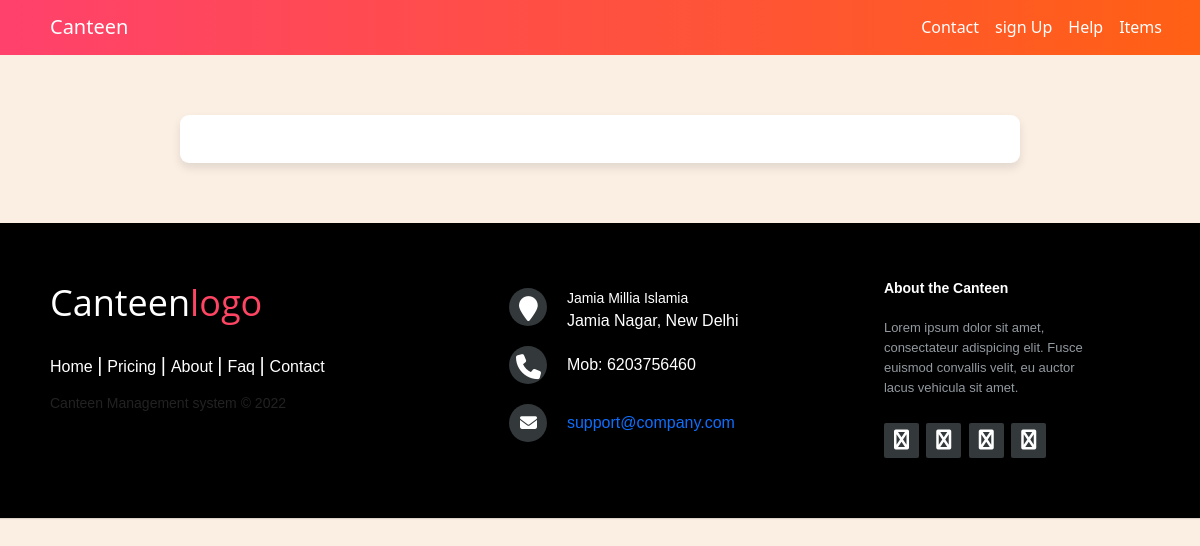
/canteen_order.php, run on an earlier commit of the app's database.
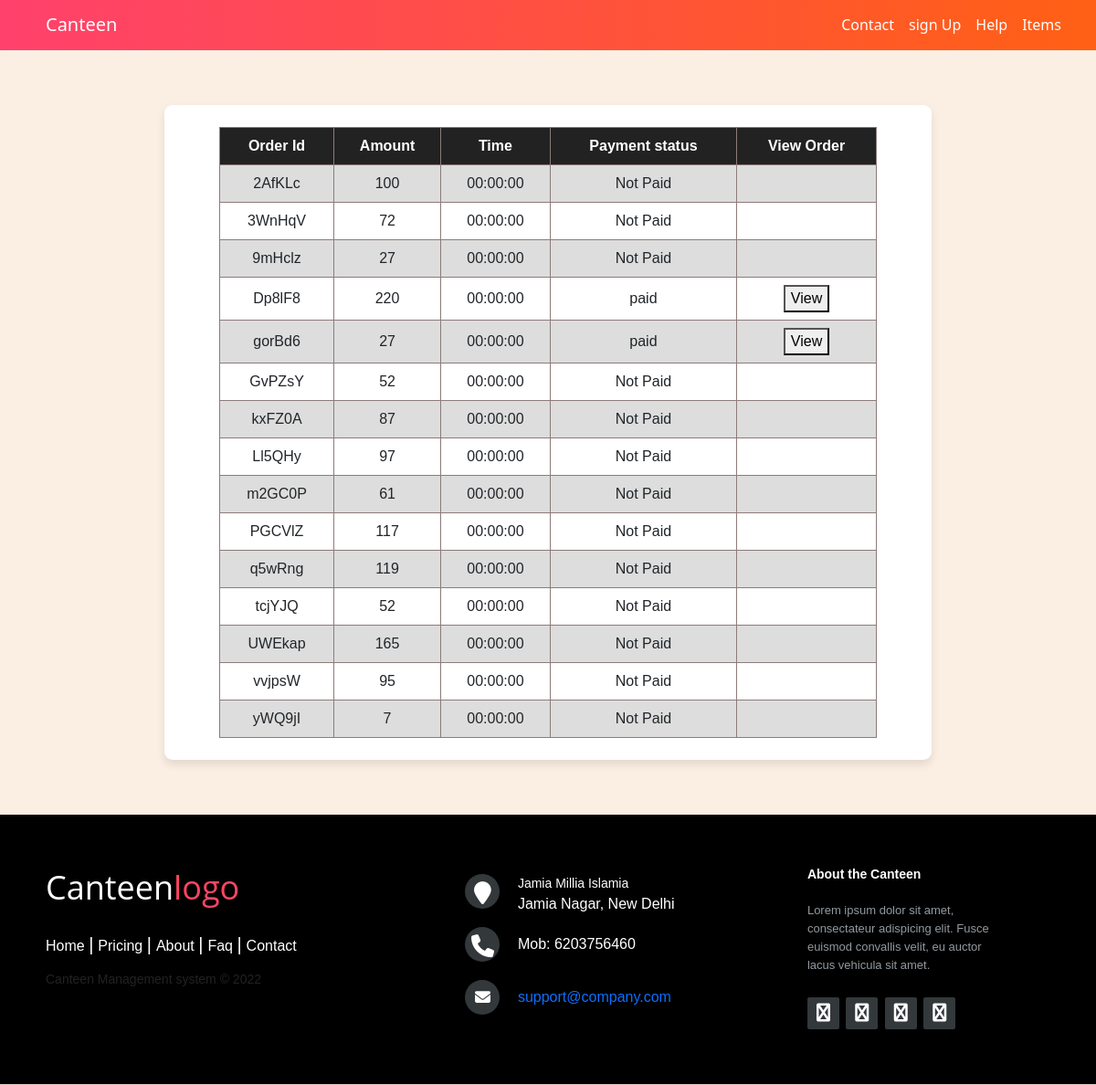
And on a later commit of the database.
### canteen_order.php (the view, shortened to what this page needs)
<?php
function get(){
    @include 'config.php';
    $sql = "SELECT `order_id`,`time`,`amount`,`paid`  FROM `order-list` where status = true ";
$result = $db->query($sql);
return $result;
}
?>
<!DOCTYPE html>
<html lang="en">
<head>
    <link href="https://cdn.jsdelivr.net/npm/bootstrap@5.2.0-beta1/dist/css/bootstrap.min.css" rel="stylesheet"
 />
    <link rel="stylesheet" href="https://cdnjs.cloudflare.com/ajax/libs/font-awesome/4.7.0/css/font-awesome.min.css">
    <link rel="stylesheet" href="footer.css">
    <link rel="stylesheet" href="navbar.css">
    <link rel="stylesheet" href="canteen_page.css">
    <link rel="stylesheet" href="https://cdnjs.cloudflare.com/ajax/libs/font-awesome/6.1.1/css/all.min.css"
 />
</head>
<body>
    <nav class="navbar navbar-expand-lg navbar-dark">
        <a class="navbar-brand pageName" href="index.html">Canteen</a>
        <div class="collapse navbar-collapse" id="navbarTogglerDemo01">
            <ul class="navbar-nav ms-auto">
                <li class="nav-item">
                    <a class="nav-link" href="#footer">Contact</a>
                </li>
                <li class="nav-item">
                    <a class="nav-link" id="signup" href="#signup" value="signup">sign Up</a>
                </li>
                <li class="nav-item">
                    <a class="nav-link" href="help.html">Help</a>
                </li>
                <li class="nav-item">
                    <a class="nav-link" href="canteen_page.php">Items</a>
                </li>
            </ul>
        </div>
    </nav>
    <div class="middle">
        <div class="item-list">
                <?php $result = get();
                if ($result->num_rows > 0){?>
            <table>
                <tr>
                    <th>Order Id</th>
                    <th>Amount</th>
                    <th>Time</th>
                    <th>Payment status</th>
                    <th>View Order</th>
                </tr>
                <?php while ($row = $result->fetch_assoc()) {?>
                <tr>
                    <td><?php echo $row['order_id'];?></td>
                    <td><?php echo $row['amount'];?></td>
                    <td><?php echo $row['time'];?></td>
                    <?php if($row['paid']){?>
                    <td>paid</td>
                    <td><button  onclick="vieworder('<?php echo $row['order_id'];?>')">View</button></td>
                    <?php }else{?>
                        <td>Not Paid</td>
                        <td></td>
                        <?php } ?>
                </tr>
                <?php } ?>
            </table>
            <?php } ?>
        </div>
    </div>
    <footer class="footer-distributed" id="footer">
        <div class="footer-left">
            <h3>Canteen<span>logo</span></h3>
            <p class="footer-links">
                <a href="#" class="link-1">Home</a>
                <a href="#">Pricing</a>
                <a href="#">About</a>
                <a href="#">Faq</a>
                <a href="#">Contact</a>
            </p>
            <p class="footer-company-name">Canteen Management system © 2022</p>
        </div>
        <div class="footer-center">
            <div>
                <i class="fa fa-map-marker"></i>
                <p><span>Jamia Millia Islamia</span> Jamia Nagar, New Delhi</p>
            </div>
            <div>
                <i class="fa fa-phone"></i>
                <p>Mob: 6203756460</p>
            </div>
            <div>
                <i class="fa fa-envelope"></i>
                <p><a href="mailto:support@company.com">support@company.com</a></p>
            </div>
        </div>
        <div class="footer-right">
            <p class="footer-company-about">
                <span>About the Canteen</span>
                Lorem ipsum dolor sit amet, consectateur adispicing elit. Fusce euismod convallis velit, eu auctor lacus
                vehicula sit amet.
            </p>
            <div class="footer-icons">
                <a href="#"><i class="fa fa-facebook"></i></a>
                <a href="#"><i class="fa fa-twitter"></i></a>
                <a href="#"><i class="fa fa-linkedin"></i></a>
                <a href="#"><i class="fa fa-github"></i></a>
            </div>
        </div>
    </footer>
</body>
</html>

What changed in the data, as far as the page shows it:
added order-list: order_id "2AfKLc", amount "100", time "00:00:00", paid "Not Paid"
added order-list: order_id "3WnHqV", amount "72", time "00:00:00", paid "Not Paid"
added order-list: order_id "9mHclz", amount "27", time "00:00:00", paid "Not Paid"
added order-list: order_id "Dp8lF8", amount "220", time "00:00:00"
added order-list: order_id "gorBd6", amount "27", time "00:00:00"
added order-list: order_id "GvPZsY", amount "52", time "00:00:00", paid "Not Paid"
added order-list: order_id "kxFZ0A", amount "87", time "00:00:00", paid "Not Paid"
added order-list: order_id "Ll5QHy", amount "97", time "00:00:00", paid "Not Paid"
added order-list: order_id "m2GC0P", amount "61", time "00:00:00", paid "Not Paid"
added order-list: order_id "PGCVlZ", amount "117", time "00:00:00", paid "Not Paid"
added order-list: order_id "q5wRng", amount "119", time "00:00:00", paid "Not Paid"
added order-list: order_id "tcjYJQ", amount "52", time "00:00:00", paid "Not Paid"
added order-list: order_id "UWEkap", amount "165", time "00:00:00", paid "Not Paid"
added order-list: order_id "vvjpsW", amount "95", time "00:00:00", paid "Not Paid"
added order-list: order_id "yWQ9jI", amount "7", time "00:00:00", paid "Not Paid"
Also different on the page:
text now shown: "Order Id Amount Time Payment status View Order"
